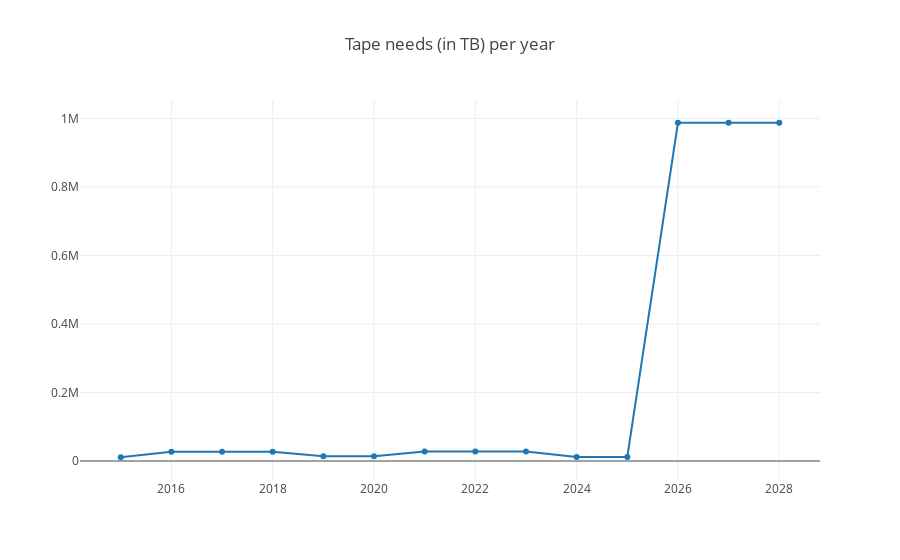

The notebook cell this image was saved under:
### Code cell
plotly.offline.init_notebook_mode(connected=True) 

print ([tot_tape_mem[x] for x in years]) 

data1 = go.Scatter(x=np.array(years), y=[tot_tape_mem[x] for x in tot_tape_mem], mode='lines+markers', name='Tape')
layout = go.Layout(title="Tape needs (in TB) per year")
data = [data1,]
plotly.offline.iplot({"data": data, "layout": layout})

### Figure 1 — Plotly figure (JSON) as saved in the notebook; plotly's stock layout.template omitted (floating-point values rounded to 4 significant figures)
{"data": [{"mode": "lines+markers", "name": "Tape", "type": "scatter", "uid": "af3a6159-eb48-451b-8a7e-60f82e566aac", "x": [2015, 2016, 2017, 2018, 2019, 2020, 2021, 2022, 2023, 2024, 2025, 2026, 2027, 2028], "y": [10970.0, 26700.0, 26700.0, 26700.0, 13700.0, 13700.0, 27740.0, 27740.0, 27740.0, 12045, 12045, 987700.0, 987700.0, 987700.0]}], "layout": {"title": {"text": "Tape needs (in TB) per year"}}}
